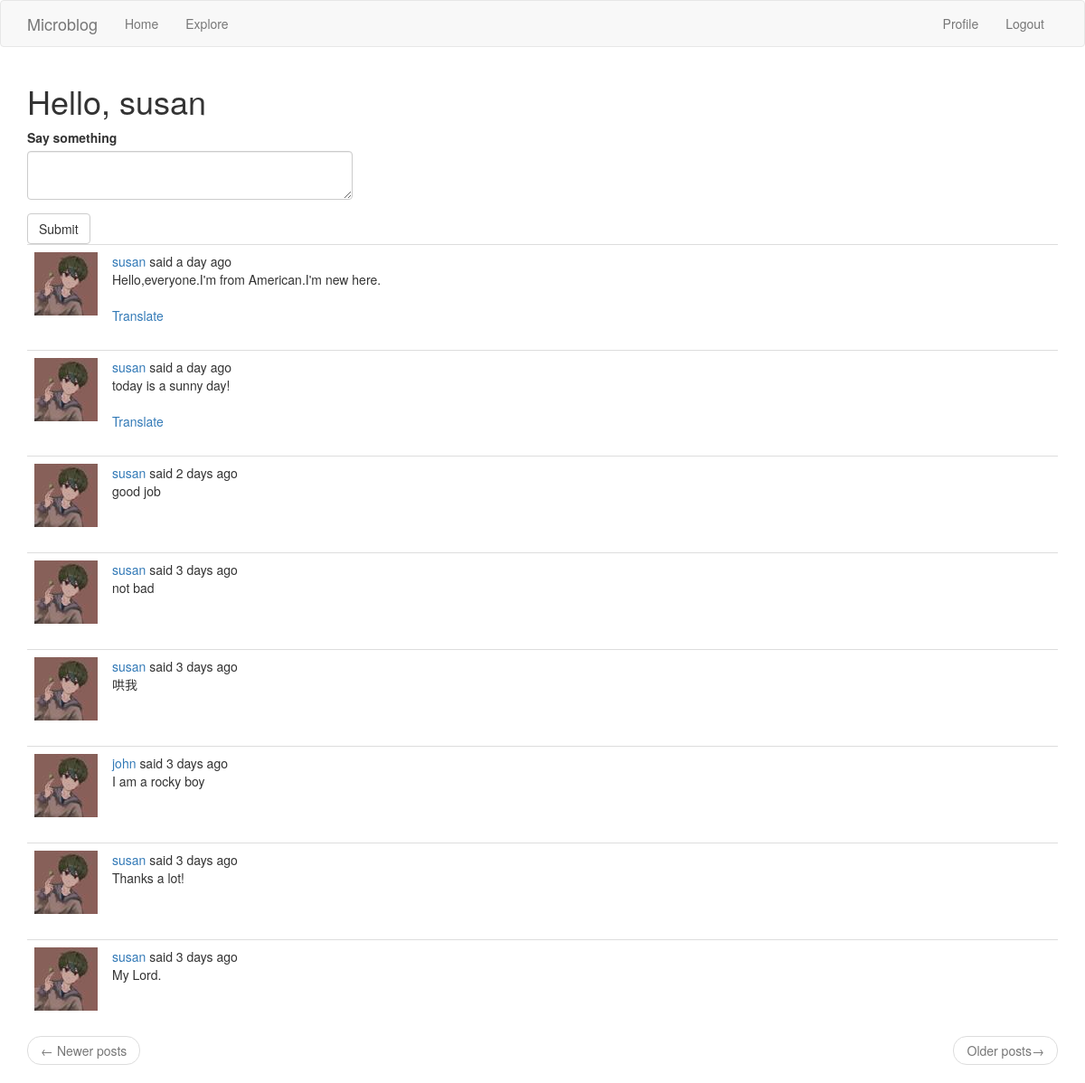
The page /index (signed in) on the database its author committed.
### app/models.py (models this page shows, shortened)
class User(UserMixin, db.Model):
    id = db.Column(db.Integer, primary_key=True)
    username = db.Column(db.String(64), index=True, unique=True)
    email = db.Column(db.String(120), index=True, unique=True)
    password_hash = db.Column(db.String(128))
    about_me = db.Column(db.String(140))
    last_seen = db.Column(db.DateTime, default=datetime.utcnow)
    followed = db.relationship(
        'User',
        secondary=followers,
        primaryjoin=(followers.c.follower_id==id),
        secondaryjoin=(followers.c.followed_id==id),
        backref=db.backref('followers', lazy='dynamic'),
        lazy='dynamic'
        )
    posts = db.relationship('Post', backref='author', lazy='dynamic')
    def avatar(self, size):
        return '/static/image/avatar{}.jpg'.format(size)
    def followed_posts(self):
        followed = Post.query.join(followers,
        (followers.c.followed_id==Post.user_id)).filter(followers.c.follower_id==self.id)
        own = Post.query.filter_by(user_id=self.id)
        return followed.union(own).order_by(Post.timestamp.desc())

class Post(db.Model):
    id = db.Column(db.Integer, primary_key=True)
    body = db.Column(db.String(140))
    timestamp = db.Column(db.DateTime, index=True, default=datetime.utcnow)
    user_id = db.Column(db.Integer, db.ForeignKey('user.id'))
    language = db.Column(db.String(5))

### app/routes.py (the view, shortened to what this page needs)
@app.route('/', methods=['GET', 'POST'])
@app.route('/index', methods=['GET', 'POST'])
@login_required
def index():
    form = PostForm()
    page = request.args.get('page', 1, type=int)
    posts = current_user.followed_posts().paginate(page=page, per_page=app.config['POSTS_PER_PAGE'], error_out=False)
    next_url = url_for('index', page=posts.next_num) if posts.has_next else None
    prev_url = url_for('index', page=posts.prev_num) if posts.has_prev else None
    return render_template('index.html', title='Home', form=form, posts=posts.items, next_url=next_url, prev_url=prev_url)

### app/forms.py
class PostForm(FlaskForm):
    post = TextAreaField('Say something', validators=[DataRequired(), Length(min=1,max=140)])
    submit = SubmitField('Submit')

### app/models.py (called while the page is built)
@login.user_loader
def load_user(id):
    return User.query.get(int(id))

### app/routes.py (called while the page is built)
@app.before_request
def before_request():
    if current_user.is_authenticated:
        current_user.last_seen = datetime.utcnow()
        db.session.commit()
    g.locale = 'zh_CN'

### app/templates/index.html
{% extends "base.html" %}
{% import "bootstrap/wtf.html" as wtf %}
{% block app_content %}
    <h1>Hello, {{ current_user.username }}</h1>
    {% if form %}
    <div class="row">
        <div class="col-md-4">
            {{ wtf.quick_form(form) }}
        </div>
    </div>
    {% endif %}
    {% for post in posts %}
        {% include '_post.html' %}
    {% endfor %}
    <nav aria-label="...">
        <ul class="pager">
            <li class="previous{% if not prev_url %} disabled{% endif %}">
                <a href="{{ prev_url or '#' }}">
                    <span aria-hidden="true">&larr;</span> Newer posts
                </a>
            </li>
            <li class="next{% if not next_url %} disabled{% endif %}">
                <a href="{{ next_url or '#' }}">
                    Older posts<span aria-hidden="true">&rarr;</span>
                </a>
            </li>
        </ul>
    </nav>
{% endblock %}

### app/templates/base.html (shortened to what this page needs)
{% extends "bootstrap/base.html" %}
{% block navbar %}
    <nav class="navbar navbar-default">
        <div class="container">
            <div class="navbar-header">
                <a class="navbar-brand" href="{{ url_for('index') }}">Microblog</a>
            </div>
            <div class="collapse navbar-collapse" id="bs-example-navbar-collapse-1">
                <ul class="nav navbar-nav">
                    <li><a href="{{ url_for('index') }}">Home</a></li>
                    <li><a href="{{ url_for('explore') }}">Explore</a></li>
                </ul>
                <ul class="nav navbar-nav navbar-right">
                    {% if current_user.is_anonymous %}
                    <li><a href="{{ url_for('login') }}">Login</a></li>
                    {% else %}
                    <li><a href="{{ url_for('user', username=current_user.username) }}">Profile</a></li>
                    <li><a href="{{ url_for('logout') }}">Logout</a></li>
                    {% endif %}
                </ul>
            </div>
        </div>
    </nav>
{% endblock %}
{% block content %}
    <div class="container">
        {% block app_content %}
        {% endblock %}
{% endblock %}

### app/templates/_post.html
<table class="table table-hover">
    <tr>
        <td width="70px">
            <a href="{{ url_for('user', username=post.author.username) }}">
                <img src="{{ post.author.avatar(70) }}">
            </a>
        </td>
        <td>
            <a href="{{ url_for('user',username=post.author.username) }}">{{ post.author.username }}</a> said {{ moment(post.timestamp).fromNow() }}<br><span id="post{{ post.id }}">{{ post.body }}</span>
            {% if post.language and post.language != g.locale %}
                <br><br>
                <span id="translation{{ post.id }}">
                    <a href="javascript:translate('#post{{ post.id }}', '#translation{{ post.id }}', '{{ post.language }}', '{{ g.locale }}');">Translate</a>
                </span>
            {% endif %}
        </td>
    </tr>
</table>

### rows shown on the page
User: username "susan"
Post: author.username "susan", timestamp "a day ago", body "Hello,everyone.I'm from American.I'm new here."
Post: author.username "susan", timestamp "a day ago", body "today is a sunny day!"
Post: author.username "susan", timestamp "2 days ago", body "good job"
Post: author.username "susan", timestamp "3 days ago", body "not bad"
Post: author.username "susan", timestamp "3 days ago", body "哄我"
Post: author.username "john", timestamp "3 days ago", body "I am a rocky boy"
Post: author.username "susan", timestamp "3 days ago", body "Thanks a lot!"
Post: author.username "susan", timestamp "3 days ago", body "My Lord."
